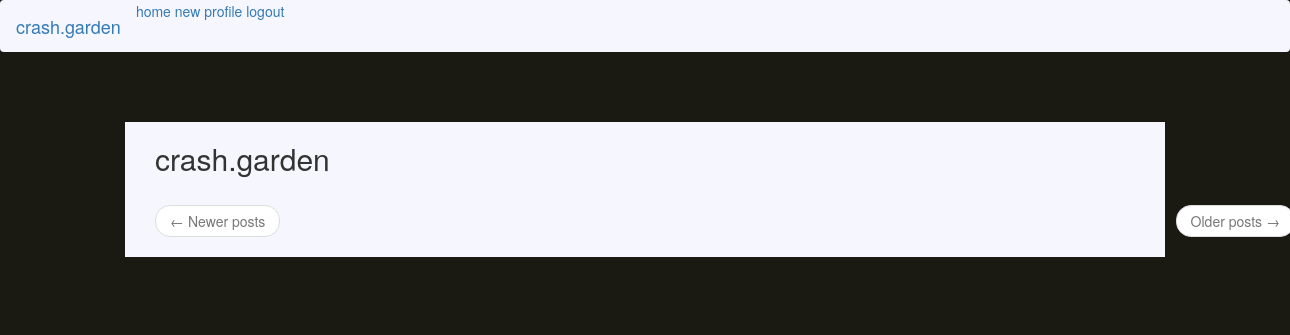
The page /index (signed in) on the database as committed earlier.
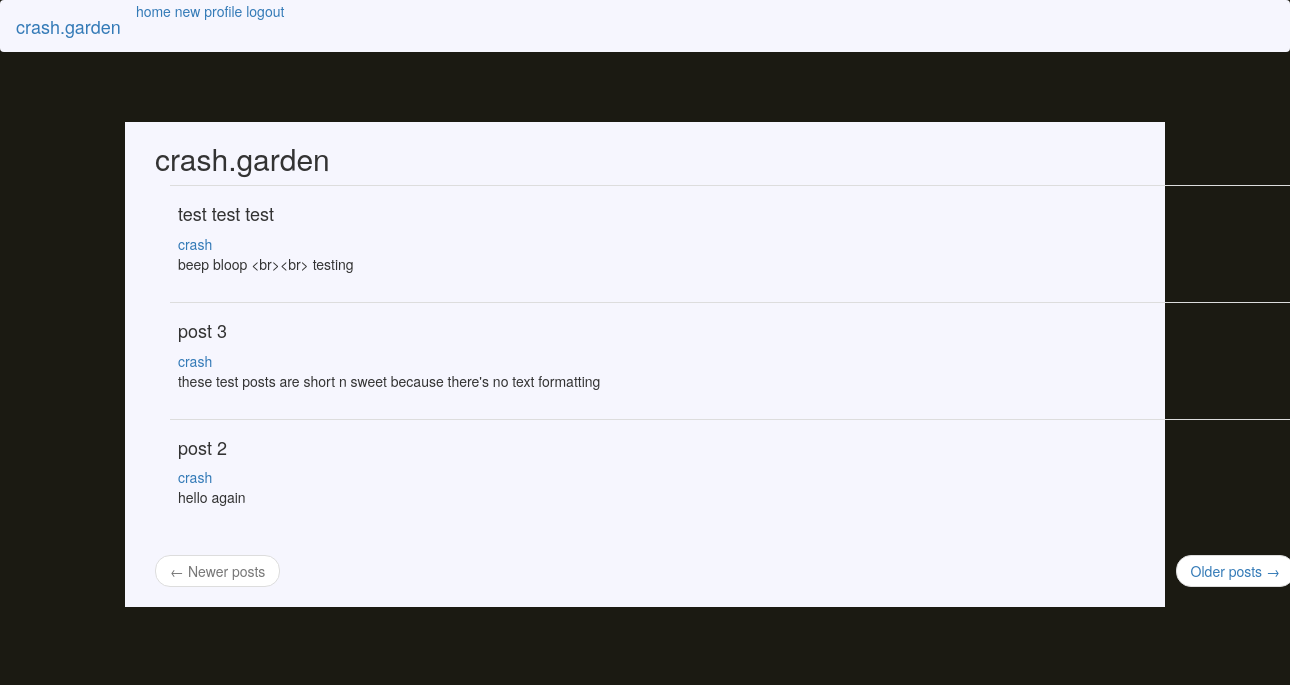
The same page on the database as committed later.
### app/models.py (models this page shows, shortened)
class Post(db.Model):
    id = db.Column(db.Integer, primary_key=True)
    title = db.Column(db.String(140))  # TODO, NOT IMPLEMENTED
    body = db.Column(db.String(1000))
    timestamp = db.Column(db.DateTime, index=True, default=datetime.utcnow)
    user_id = db.Column(db.Integer, db.ForeignKey('user.id'))

class User(UserMixin, db.Model):
    id = db.Column(db.Integer, primary_key=True)
    username = db.Column(db.String(64), index=True, unique=True)
    email = db.Column(db.String(120), index=True, unique=True)
    password_hash = db.Column(db.String(128))
    role = db.Column(db.String(64))  # TODO, NOT IMPLEMENTED
    posts = db.relationship('Post', backref='author', lazy='dynamic')
    about_me = db.Column(db.String(512))

### app/routes.py (the view)
@app.route('/', methods=['GET', 'POST'])
@app.route('/index', methods=['GET', 'POST'])
@login_required
def index():
    page = request.args.get('page', 1, type=int)
    posts = Post.query.order_by(Post.timestamp.desc()).paginate(page, app.config['POSTS_PER_PAGE'], False)
    next_url = url_for('index', page=posts.next_num) if posts.has_next else None
    prev_url = url_for('index', page=posts.prev_num) if posts.has_prev else None
    return render_template(
            'index.html', posts=posts.items, next_url=next_url, prev_url=prev_url)

### app/models.py (called while the page is built)
@login.user_loader
def load_user(id):
    return User.query.get(int(id))

### app/templates/index.html
{% extends "base.html" %}
{% block app_content %}
<div class="container">
<div class="container">
    <h2>crash.garden</h2>
</div>
<div class="container">
    {% for post in posts %}
        {% include '_post.html' %}
    {% endfor %}
    {% include '_pagination.html' %}
</div>
</div>
{% endblock %}

### app/templates/_post.html
<div class="container">
<table class="table w-60">
    <tr>
        <td>
            <h4> {{ post.title }}</h4>
            <a href="{{ url_for('user', username=post.author.username) }}">
                {{ post.author.username }}
            </a>
            <br>
            {{ post.body }}
        </td>
    </tr>
</table>
</div>

Rows that differ between the two databases and show on the page:
added Post: title "test test test", author.username "crash", body "beep bloop <br><br> testing"
added Post: title "post 3", author.username "crash", body "these test posts are short n sweet because there's no text formatting"
added Post: title "post 2", author.username "crash", body "hello again"
